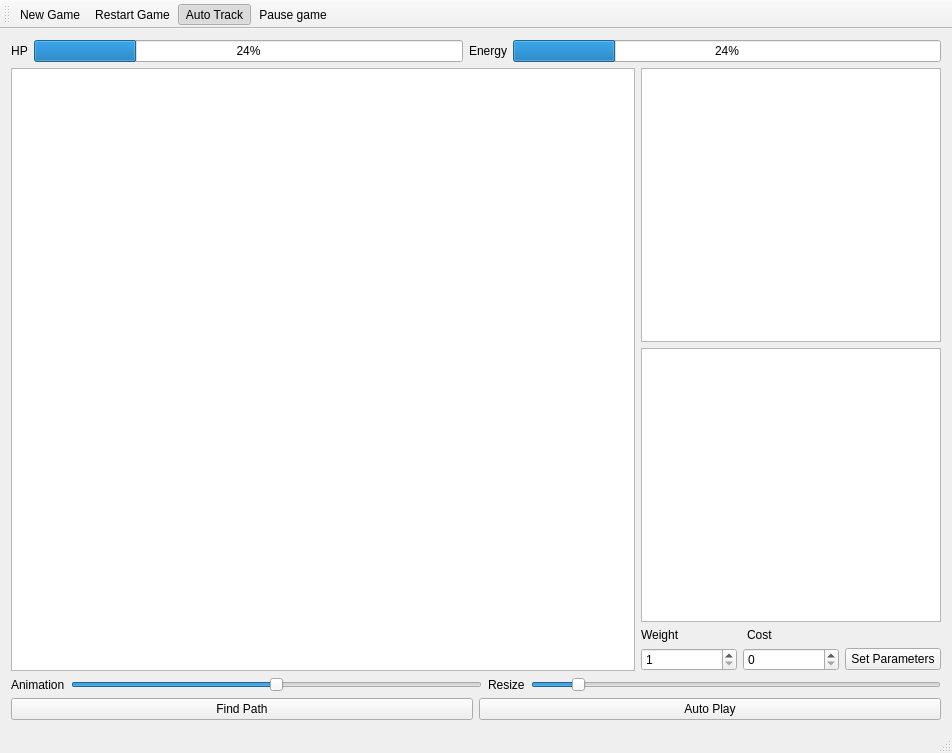
<?xml version="1.0" encoding="UTF-8"?>
<ui version="4.0">
 <class>MainWindow</class>
 <widget class="QMainWindow" name="MainWindow">
  <property name="geometry">
   <rect>
    <x>0</x>
    <y>0</y>
    <width>952</width>
    <height>753</height>
   </rect>
  </property>
  <property name="windowTitle">
   <string>MainWindow</string>
  </property>
  <widget class="QWidget" name="centralWidget">
   <layout class="QVBoxLayout" name="verticalLayout">
    <item>
     <layout class="QHBoxLayout" name="horizontalLayout_2">
      <item>
       <widget class="QLabel" name="label">
        <property name="text">
         <string>HP</string>
        </property>
        <property name="alignment">
         <set>Qt::AlignCenter</set>
        </property>
        <property name="margin">
         <number>10</number>
        </property>
       </widget>
      </item>
      <item>
       <widget class="QProgressBar" name="hp_bar">
        <property name="autoFillBackground">
         <bool>false</bool>
        </property>
        <property name="value">
         <number>24</number>
        </property>
        <property name="invertedAppearance">
         <bool>false</bool>
        </property>
       </widget>
      </item>
      <item>
       <widget class="QLabel" name="label_2">
        <property name="text">
         <string>Energy</string>
        </property>
        <property name="alignment">
         <set>Qt::AlignCenter</set>
        </property>
        <property name="margin">
         <number>10</number>
        </property>
       </widget>
      </item>
      <item>
       <widget class="QProgressBar" name="energy_bar">
        <property name="value">
         <number>24</number>
        </property>
       </widget>
      </item>
     </layout>
    </item>
    <item>
     <layout class="QHBoxLayout" name="horizontalLayout">
      <property name="sizeConstraint">
       <enum>QLayout::SetMinAndMaxSize</enum>
      </property>
      <item>
       <widget class="QGraphicsView" name="game_view">
        <property name="minimumSize">
         <size>
          <width>500</width>
          <height>500</height>
         </size>
        </property>
       </widget>
      </item>
      <item>
       <layout class="QVBoxLayout" name="verticalLayout_2">
        <item>
         <widget class="QTextBrowser" name="textView">
          <property name="maximumSize">
           <size>
            <width>300</width>
            <height>16777215</height>
           </size>
          </property>
         </widget>
        </item>
        <item>
         <widget class="QTextBrowser" name="information">
          <property name="maximumSize">
           <size>
            <width>300</width>
            <height>16777215</height>
           </size>
          </property>
         </widget>
        </item>
        <item>
         <layout class="QHBoxLayout" name="horizontalLayout_7">
          <item>
           <widget class="QLabel" name="label_6">
            <property name="maximumSize">
             <size>
              <width>100</width>
              <height>16777215</height>
             </size>
            </property>
            <property name="text">
             <string>Weight</string>
            </property>
           </widget>
          </item>
          <item>
           <widget class="QLabel" name="label_5">
            <property name="maximumSize">
             <size>
              <width>167777</width>
              <height>16777215</height>
             </size>
            </property>
            <property name="text">
             <string>Cost</string>
            </property>
           </widget>
          </item>
         </layout>
        </item>
        <item>
         <layout class="QHBoxLayout" name="horizontalLayout_5">
          <item>
           <widget class="QSpinBox" name="weight">
            <property name="maximumSize">
             <size>
              <width>100</width>
              <height>16777215</height>
             </size>
            </property>
            <property name="minimum">
             <number>1</number>
            </property>
            <property name="maximum">
             <number>10</number>
            </property>
           </widget>
          </item>
          <item>
           <widget class="QSpinBox" name="cost">
            <property name="maximumSize">
             <size>
              <width>100</width>
              <height>16777215</height>
             </size>
            </property>
            <property name="minimum">
             <number>0</number>
            </property>
            <property name="maximum">
             <number>10</number>
            </property>
            <property name="value">
             <number>0</number>
            </property>
           </widget>
          </item>
          <item>
           <widget class="QPushButton" name="path_v">
            <property name="text">
             <string>Set Parameters</string>
            </property>
           </widget>
          </item>
         </layout>
        </item>
       </layout>
      </item>
     </layout>
    </item>
    <item>
     <layout class="QVBoxLayout" name="verticalLayout_3">
      <item>
       <layout class="QHBoxLayout" name="horizontalLayout_4">
        <item>
         <widget class="QLabel" name="label_3">
          <property name="text">
           <string>Animation</string>
          </property>
         </widget>
        </item>
        <item>
         <widget class="QSlider" name="slider_animation">
          <property name="minimum">
           <number>10</number>
          </property>
          <property name="maximum">
           <number>50</number>
          </property>
          <property name="value">
           <number>30</number>
          </property>
          <property name="orientation">
           <enum>Qt::Horizontal</enum>
          </property>
         </widget>
        </item>
        <item>
         <widget class="QLabel" name="label_4">
          <property name="text">
           <string>Resize</string>
          </property>
         </widget>
        </item>
        <item>
         <widget class="QSlider" name="slider_resize">
          <property name="minimum">
           <number>0</number>
          </property>
          <property name="maximum">
           <number>99</number>
          </property>
          <property name="value">
           <number>10</number>
          </property>
          <property name="orientation">
           <enum>Qt::Horizontal</enum>
          </property>
         </widget>
        </item>
       </layout>
      </item>
      <item>
       <layout class="QHBoxLayout" name="horizontalLayout_3">
        <item>
         <widget class="QPushButton" name="find_path">
          <property name="text">
           <string>Find Path</string>
          </property>
         </widget>
        </item>
        <item>
         <widget class="QPushButton" name="auto_play_button">
          <property name="text">
           <string>Auto Play</string>
          </property>
          <property name="checkable">
           <bool>true</bool>
          </property>
         </widget>
        </item>
       </layout>
      </item>
     </layout>
    </item>
   </layout>
  </widget>
  <widget class="QMenuBar" name="menuBar">
   <property name="geometry">
    <rect>
     <x>0</x>
     <y>0</y>
     <width>952</width>
     <height>26</height>
    </rect>
   </property>
  </widget>
  <widget class="QToolBar" name="mainToolBar">
   <attribute name="toolBarArea">
    <enum>TopToolBarArea</enum>
   </attribute>
   <attribute name="toolBarBreak">
    <bool>false</bool>
   </attribute>
   <addaction name="new_game"/>
   <addaction name="restart_game"/>
   <addaction name="auto_track"/>
   <addaction name="pause_game"/>
  </widget>
  <widget class="QStatusBar" name="statusBar"/>
  <action name="auto_track">
   <property name="checkable">
    <bool>true</bool>
   </property>
   <property name="checked">
    <bool>true</bool>
   </property>
   <property name="text">
    <string>Auto Track</string>
   </property>
   <property name="toolTip">
    <string>Auto Track the Protagonist</string>
   </property>
  </action>
  <action name="pause_game">
   <property name="checkable">
    <bool>true</bool>
   </property>
   <property name="text">
    <string>Pause game</string>
   </property>
  </action>
  <action name="restart_game">
   <property name="text">
    <string>Restart Game</string>
   </property>
  </action>
  <action name="new_game">
   <property name="text">
    <string>New Game</string>
   </property>
  </action>
 </widget>
 <layoutdefault spacing="6" margin="11"/>
 <resources/>
 <connections/>
</ui>
